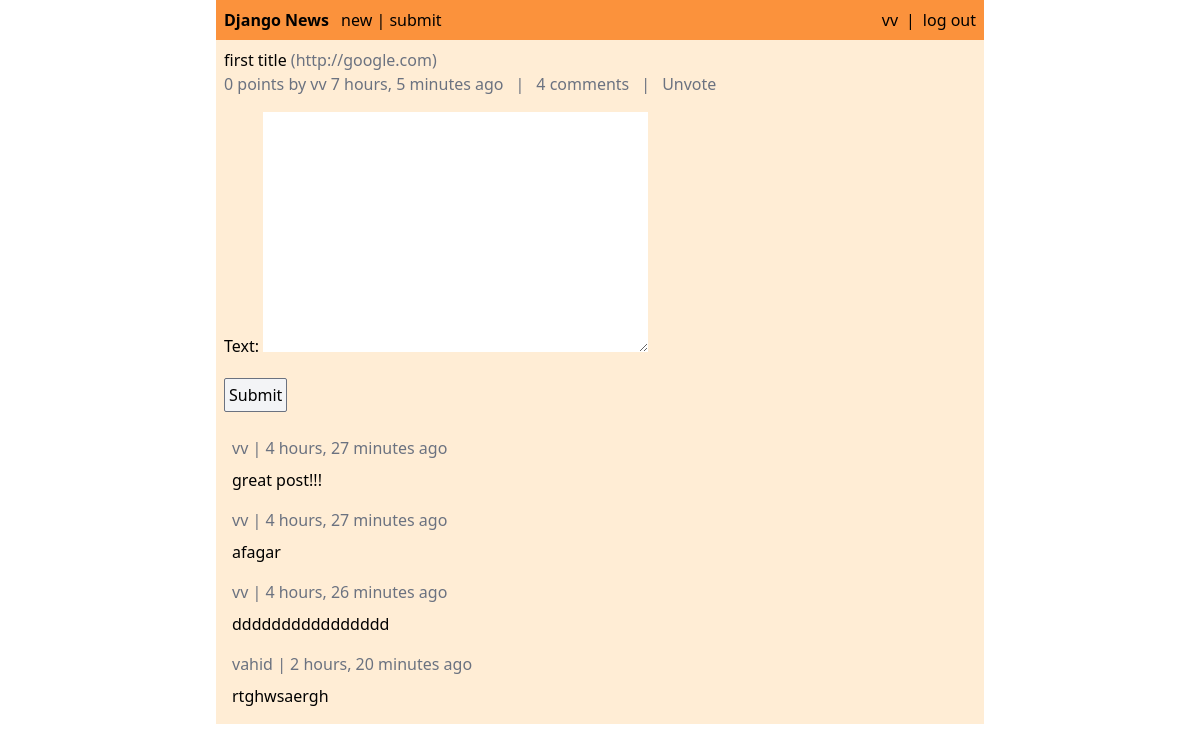
/1/ (signed in), run on the app's committed database.
### story/models.py (models this page shows)
class Story(models.Model):
    title = models.CharField(max_length=255)
    url = models.URLField(blank=True, null=True)
    text = models.TextField(blank=True, null=True)
    number_of_votes = models.IntegerField(default=0)
    created_at = models.DateTimeField(auto_now_add=True)
    created_by = models.ForeignKey(User, related_name='stories', on_delete=models.CASCADE)

class Comment(models.Model):
    story = models.ForeignKey(Story, related_name='comments', on_delete=models.CASCADE)
    text = models.TextField()
    created_at = models.DateTimeField(auto_now_add=True)
    created_by = models.ForeignKey(User, related_name='comments', on_delete=models.CASCADE)

### story/views.py (the view)
# urls.py: path('<int:pk>/', views.detail, name='detail'),
def detail(request, pk):
    story = Story.objects.get(pk=pk)
    story.has_voted = False
    if story.votes.filter(created_by=request.user):
        story.has_voted = True
    if request.method == 'POST':
        form = CommentForm(request.POST)
        if form.is_valid():
            comment = form.save(commit=False)
            comment.story = story
            comment.created_by = request.user
            comment.save()
            return redirect('story:detail', pk=pk)
    else:
        form = CommentForm()
    return render(request, 'story/detail.html', {
        'story': story,
        'form': form
    })

### story/forms.py
class CommentForm(ModelForm):
    class Meta:
        model = Comment
        fields = ('text',)

### story/templates/story/detail.html (shortened to what this page needs)
{% extends 'core/base.html' %}
{% block content %}
<div class="p-2 flex">
    <div>
        <p>
            <a href="{% url 'story:detail' story.id %}">{{ story.title }}</a>
            {% if story.url %}
                <a href="{{ story.url }}" class="text-gray-500">({{ story.url }})</a>
            {% elif story.text %}
                <p>{{ story.text }}</p>
            {% endif %}
        </p>
        <div class="flex text-gray-500">
            <p>
                {{ story.number_of_votes }} points by {{ story.created_by.username }} {{ story.created_at|timesince }} ago
            </p>
            <p class="px-3">|</p>
            <p>
                {{ story.comments.count }} comments
            </p>
            {% if story.has_voted %}
                <p class="px-3">|</p>
                <a href="{% url 'story:unvote' story.id %}?redirect_page=detail" class="text-gray-500">Unvote</a>
            {% endif %}
        </div>
    </div>
</div>
<div class="p-2">
    {% if request.user.is_authenticated %}
        <form method="post" action=".">
            {{ form.as_p }}
            <button class="mt-5 p-1 rounded-sm border border-gray-500 bg-gray-100">Submit</button>
        </form>
    {% else %}
        <p>You need to log in to submit a comment!</p>
    {% endif %}
</div>
<div class="p-2">
    {% for comment in story.comments.all %}
        <div class="p-2">
            <p class="text-gray-500">
                {{ comment.created_by.username }}
                |
                {{ comment.created_at|timesince }} ago
            </p>
            <p class="mt-2">
                {{ comment.text}}
            </p>
        </div>
    {% endfor %}
</div>
{% endblock %}

### core/templates/core/base.html (shortened to what this page needs)
<!doctype html>
<html>
  <head>
    <script src="https://cdn.tailwindcss.com"></script>
  </head>
  <body>
    <div class="max-w-3xl mx-auto">
      <nav class="p-2 flex items-center justify-between bg-orange-400">
        <div>
          <a href="{% url 'core:index' %}" class="mr-2 font-bold"
            >Django News</a
          >
          <a href="{% url 'core:new' %}">new</a> |
          <a href="{% url 'story:create' %}">submit</a>
        </div>
        <div class="flex gap-2">
          {% if request.user.is_authenticated %}
          <a href="#">{{ request.user.username }}</a> |
          <form action="{% url 'core:logout' %}" method="post">
            <button type="submit">log out</button>
          </form>
          {% else %}
          <a href="{% url 'core:login' %}">login</a> |
          <a href="{% url 'core:signup' %}">signup</a>
          {% endif %}
        </div>
      </nav>
      <main class="bg-orange-100">{% block content %} {% endblock %}</main>
    </div>
  </body>
</html>

### data on the page
Story: title "first title", url "http://google.com", number_of_votes "0", created_by.username "vv", created_at "7 hours, 5 minutes", comments.count "4"
Comment: created_by.username "vv", created_at "4 hours, 27 minutes", text "great post!!!"
Comment: created_by.username "vv", created_at "4 hours, 27 minutes", text "afagar"
Comment: created_by.username "vv", created_at "4 hours, 26 minutes", text "dddddddddddddddd"
Comment: created_by.username "vahid", created_at "2 hours, 20 minutes", text "rtghwsaergh"

### other printed values
{{ request.user.username }} "vv"
